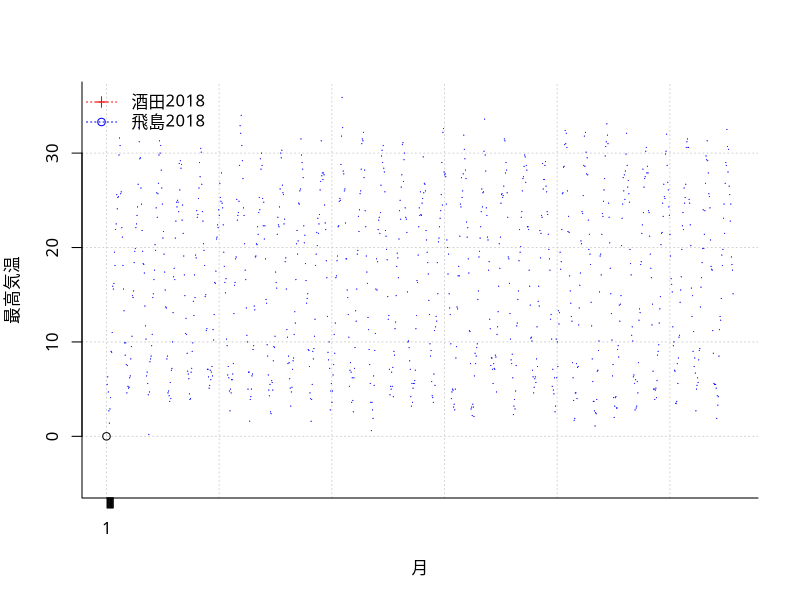
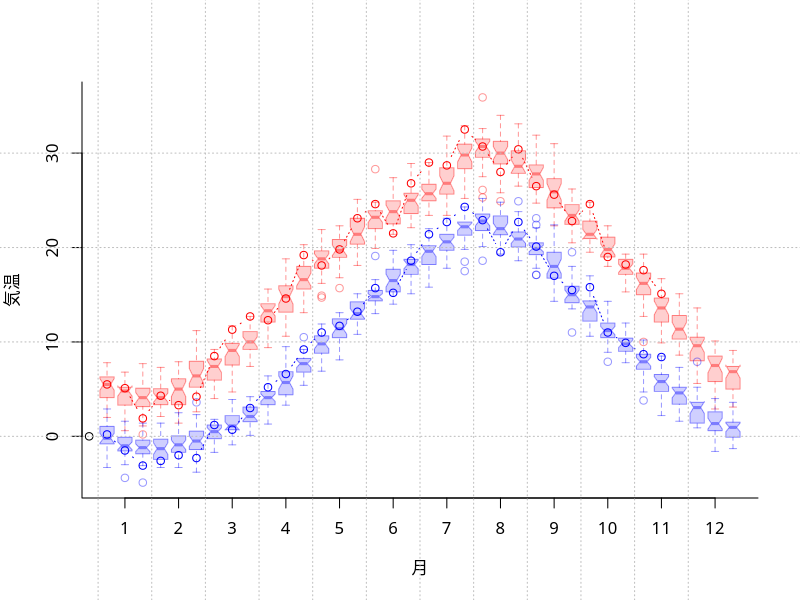

Write the R code that produced these figures, in order. (Note: this script raises an error after producing the figures.)
## ---- chunk 1
# データ読み込み ファイル名指定
f <-
  read.table(
    'data-sakata-10d-30y.csv',
    sep = ",",
    skip = 1,
    header = F,
    fileEncoding = "Shift_JIS",
    stringsAsFactors = F,
    # 空白を削除する
    na.strings=c("", "NULL")
  )

# # 空行削除
is_blank <- function(x){
  is.na(x) | x == ""
}
# すべてが空欄である行を探す
unnecessary_row <- apply(f, 1, function(x){
  all(is_blank(x))
})
# 「すべてが空欄である行」以外を残す（＝空行の除去）
f <- f[!unnecessary_row,]

# 1:月・日 2:旬・半旬
dataType <- ""
if(f[1,1]=="集計開始" && f[1,2]=="集計終了" && is_blank(f[3,1]) && is_blank(f[3,2])){
  dataType <- "旬・半旬"
} else if(is_blank(f[1,1]) && is_blank(f[3,1])) {
  if(f[2,1] == "年月"){
    dataType <- "月"
  } else if(f[2,1] == "年月日"){
    dataType <- "日"
  }
}
dataType

notStartEnd <- function(x){
  result <- sapply(x, function(x){return(x != "集計開始" && x != "集計終了" && x != "年月日")})
  return(result)
}
# str(f)
placeWithNull <- unique(as.vector(as.matrix(f[1,])[1,]))
testPlace <- !is.na(placeWithNull) & notStartEnd(placeWithNull)
placeList <- placeWithNull[!is.na(placeWithNull) & notStartEnd(placeWithNull)]
placeList

dfList <- list()
changeToDate <- function(df){
  # 「年/月」を，その月の1日の日付型に。
  df <- as.Date(paste(as.character(df), "/1", sep = ""))
  return(as.data.frame(df))
}
# 1行目_2行目
removeCharFromTitle1 <- function(string) {
  return(gsub("(\\(.+\\))|(の.+)", "", string))
}
attachTitle <- function(string) {
  replacedTitleVec <- c("qlty", "unfm", "exst")
  names(replacedTitleVec) <- c("品質情報", "均質番号", "現象なし情報")
  return(replacedTitleVec[string])
}
makeColumnName <- function(dfCol) {
  if (is.na(dfCol[3])) {
    retCol = "data"
  } else {
    retCol = attachTitle(dfCol[3])
  }
  return(retCol)
}
# タイトルに設定
setCombinedColumn <- function(df){
  colnames(df) <- apply(df, 2, makeColumnName)
  return(df)
}

# year,month 付け加える
ymLabel <- function(x, formatString) {
  return(format(x, formatString))
}

for(i in placeList){
  # 先頭列は日付
  yearMonthDf <- f[,1]
  yearMonthDf <- changeToDate(yearMonthDf[c(-1:-3)])
  colnames(yearMonthDf) <- "date"
  yearMonthDf$year <- as.factor(ymLabel(yearMonthDf$date, "%Y"))
  yearMonthDf$month <- as.factor(ymLabel(yearMonthDf$date, "%m"))
  # 旬・半旬別の場合は
  placeDf <- f[,which(f[1,] == i)]
  itemWithNull <- unique(as.vector(as.matrix(f[2,])[1,]))
  placeDfList <- list()
  for(j in itemWithNull){
    thisItemDf <- placeDf[,which(placeDf[2,] == j)]
    colnames(thisItemDf) <- apply(thisItemDf, 2, makeColumnName)
    thisItemDf <- thisItemDf[c(-1:-3),]
    placeDfList[[removeCharFromTitle1(j)]] <- cbind(yearMonthDf,thisItemDf)
  }
  dfList[[i]] <- placeDfList
}

typeChange <- function(x){
  # data はnumeric
  replaceColumnToNumeric <- c("data")
  # 以下は factor
  replaceColumnToFactor <- c("qlty", "unfm", "exst")
  columnNames <- names(x)
  # 列名の中で，これに含まれる列はこれこれにする
  for (i in replaceColumnToNumeric) {
    if (any(columnNames == i)) {
      x[,i] <- as.numeric(x[,i])
    }
  }
  for (i in replaceColumnToFactor) {
    if (any(columnNames == i)) {
      x[,i] <- as.factor(x[,i])
    }
  }
  return(x)
}
hierarchyFunc <- function(x){
  y <- lapply(x,typeChange)
  return(y)
}

dfList <- lapply(dfList, hierarchyFunc)
placeList <- names(dfList)
placeList
names(dfList[1])
names(dfList[[1]])

nameList <- list()
getItemList <- function(lst){
  return(lapply(lst,function(x){return(names(x))}))
}
# itemList <- lapply(dfList, getItemList)
getItemList(dfList)



## ---- chunk 2
# プロット
# dfPlot1 <- dfList[["酒田"]][["平均気温"]]
# dfPlot1_1 <- dfPlot1[dfPlot1$year == 2017,]
# 今年のデータ。
# dfPlot1_2 <- dfPlot1[dfPlot1$year == 2018,]

# 列 data がnumだと箱ひげ
# plot(dfPlot1$month, dfPlot1$data)

# 列 data がcharacterだと散布図
# 全データ散布図
# plot(dfPlot1$month, as.character(dfPlot1$data), pch=15, col="#00ff0090")
# 特定の年のデータ，折れ線で
# plot(dfPlot2$month, as.character(dfPlot2$data), type="o", pch=1, col="#ff000090")

# 月別
# dfPlot2 <- dfList[["酒田"]][["日最低気温"]]
# dfPlot2_2 <- dfPlot2[dfPlot2$year == 2018,]
# dfPlot3 <- dfList[["飛島"]][["日最低気温"]]
# dfPlot3_2 <- dfPlot3[dfPlot3$year == 2018,]

# 旬・半旬 別
dfPlot2 <- dfList[["酒田"]][["日最高気温"]]
dfPlot2_2 <- dfPlot2[dfPlot2$year == 2018,]
dfPlot3 <- dfList[["酒田"]][["日最低気温"]]
dfPlot3_2 <- dfPlot3[dfPlot3$year == 2018,]

# 日別
# dfPlot2 <- dfList[["酒田"]][["最高気温"]]
# dfPlot3 <- dfList[["飛島"]][["最高気温"]]

max(dfPlot2$data, na.rm = T)
# max(dfPlot3$data, na.rm = T)

pchTypes <- c(3,1)
lineCols <- c("red", "blue")
lineTypes <- 3

xlimVec <- c(1,length(dfPlot3$date))
# yMax <- max(max(dfPlot2$data, na.rm = T),max(dfPlot3$data, na.rm = T))
# yMin <- min(min(dfPlot2$data, na.rm = T),min(dfPlot3$data, na.rm = T),0)

yMax <- max(dfPlot2$data, na.rm = T)
yMin <- min(dfPlot3$data, na.rm = T)


## ---- chunk 3

# quartz("test %d",10,10)

# ラベルはヒラギノ角ゴシW3，枠はL字形
par(family = "HiraKakuPro-W3", bty = "l")
# まず軸だけ描画
plot(0, 0, xlim=xlimVec, ylim=c(yMin,yMax), xaxp=c(1,12,11), panel.first=grid(), xlab="月", ylab="最高気温", main="")
par(new=T)

# boxplot(dfPlot2$data ~ dfPlot2$month, axes=F, ann=F, xlim=xlimVec, ylim=c(yMin,yMax), notch=T, boxwex=0.4, at=(1:12)+0.2, border="#0000ff66", col="#0000ff30")
# par(new=T)
# boxplot(dfPlot3$data ~ dfPlot3$month, axes=F, ann=F, xlim=xlimVec, ylim=c(yMin,yMax), notch=T, boxwex=0.4, at=(1:12)-0.2, border="#ff000066", col="#ff000030")

boxplot(dfPlot2$data ~ dfPlot2$date, axes=F, ann=F, xlim=xlimVec, ylim=c(yMin,yMax), notch=T, boxwex=0.1, at=(1:length(dfPlot2$date))+0.2, border="#0000ff66", col="#0000ff30")
# par(new=T)
# boxplot(dfPlot3$data ~ dfPlot3$date, axes=F, ann=F, xlim=xlimVec, ylim=c(yMin,yMax), notch=T, boxwex=0.1, at=(1:length(dfPlot3$date))-0.2, border="#ff000066", col="#ff000030")

#  axes=F, ann=F で軸とラベル消す
# plot(dfPlot3$month, dfPlot3$data, xlim=xlimVec, ylim=c(yMin,yMax), border="#0000ff66", col="#0000ff30", axes=F, ann=F)
# points(dfPlot1$month, as.character(dfPlot1$data), pch=15, col="#00ff0060")
# points(dfPlot1_1$month, as.character(dfPlot1_1$data), type="b", pch=pchTypes[1], col=lineCols[1], lty=lineTypes)

# 月・旬・半旬
# points(dfPlot2_2$month, as.character(dfPlot2_2$data), type="b", pch=pchTypes[1], col=lineCols[1], lty=lineTypes)
# points(dfPlot3_2$month, as.character(dfPlot3_2$data), type="b", pch=pchTypes[2], col=lineCols[2], lty=lineTypes)

points(dfPlot2_2$date, as.character(dfPlot2_2$data), type="b", pch=pchTypes[1], col=lineCols[1], lty=lineTypes)
points(dfPlot3_2$date, as.character(dfPlot3_2$data), type="b", pch=pchTypes[2], col=lineCols[2], lty=lineTypes)

par(xpd=T)
legend("topleft",c("酒田2018","飛島2018"), pch=pchTypes, col=lineCols, lty=lineTypes, bty="n")


## ---- chunk 4
xlimVec <- c(1,36)
junLabels <- seq(2,35,by=3)
junLabelsString <- 1:12
par(family = "HiraKakuPro-W3", bty = "l")
# まず軸だけ描画 x軸は次にaxisで描くので，ここでは描かない
plot(0, 0, xlim=xlimVec, ylim=c(yMin,yMax), xlab="月", ylab="気温", main="", xaxt="n")
axis(side=1, at=junLabels, labels=junLabelsString)
# plot(0, 0, xlim=xlimVec, ylim=c(yMin,yMax), xaxp=c(1,36,35), panel.first=grid(), xlab="月", ylab="最高気温", main="")
par(new=T)
# 
boxplot(dfPlot2$data ~ format(dfPlot2$date, "%m/%d~"), xlim=xlimVec, ylim=c(yMin,yMax), axes=F, ann=F, ylim=c(yMin,yMax), notch=T, boxwex=0.8, border="#ff000066", col="#ff000030")
# 
par(new=T)
boxplot(dfPlot3$data ~ format(dfPlot3$date, "%m/%d~"), xlim=xlimVec, ylim=c(yMin,yMax), axes=F, ann=F, ylim=c(yMin,yMax), notch=T, boxwex=0.8, border="#0000ff66", col="#0000ff30")
par(new=T)
# format(dfPlot2_2$date, "%m/%d~")
# as.character(dfPlot2_2$data)
# plot(dfPlot2_2$date, dfPlot2_2$data, xlim=c(1,3), ylim=c(yMin,yMax), type="b", pch=pchTypes[1], col=lineCols[1], lty=lineTypes)

# 
jun2number <- function(junAsDate){
  as.numeric(format(junAsDate, "%m"))*3-2+(as.numeric(format(junAsDate, "%d"))-1)/10
}
par(new=T)

plot(jun2number(dfPlot2_2$date), dfPlot2_2$data, axes=F, ann=F, xlim=xlimVec, ylim=c(yMin,yMax), type="b", pch=pchTypes[2], col=lineCols[1], lty=lineTypes)
par(new=T)
plot(jun2number(dfPlot3_2$date), dfPlot3_2$data, axes=F, ann=F, xlim=xlimVec, ylim=c(yMin,yMax), type="b", pch=pchTypes[2], col=lineCols[2], lty=lineTypes)
abline(h=c(0,10,20,30), v=(1:12)*3-2.5, col="gray", lty=3)
## ---- chunk 5
refDate <- dfPlot3["date"]
if(dfPlot2["date"] == refDate){
  differ <- dfPlot3["data"] - dfPlot2["data"]
  names(differ) <- c("result")
}
dfList2 <- data.frame(dfPlot2, differ)

dfList2
## ---- chunk 6
plot(0, 0, xlim=xlimVec, ylim=c(min(dfList2$result, na.rm=T),max(dfList2$result, na.rm=T)), xaxp=c(1,12,11), panel.first=grid(), xlab="月", ylab="最高気温", main="")
abline(h=0, col="gray", lty=2)
par(new=T)
boxplot(dfList2$result ~ dfList2$month, notch=T, xlim=xlimVec, boxwex=1, axes=F, ann=F, border=rgb(0,0,1,0.5), col=rgb(0,0,1,0.2))

## ---- chunk 7
# 日・旬・半旬
dfPlot10 <- dfList[["酒田"]][["最低気温"]]
dfPlot11 <- dfList[["酒田"]][["最高気温"]]
# 月
# dfPlot10 <- dfList[["酒田"]][["日最低気温"]]
# dfPlot11 <- dfList[["酒田"]][["日最高気温"]]

dfPlot10_c <- tapply(dfPlot10$data,factor(dfPlot10$year), min)
dfPlot11_h <- tapply(dfPlot11$data,dfPlot11$year, max)
dfPlot10_c
plot(dfPlot10_c)
plot(dfPlot11_h)
## ---- chunk 8
head(dfPlot2,20)
## ---- chunk 9
dfPlot2[dfPlot2$data > 20,]
